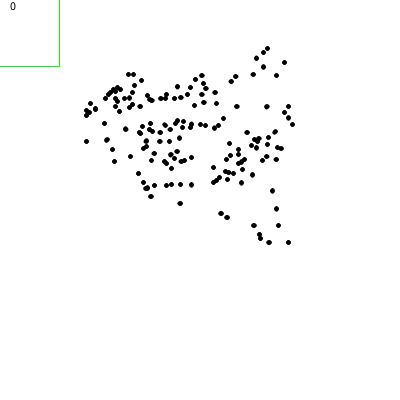
Frame 1 (no input)
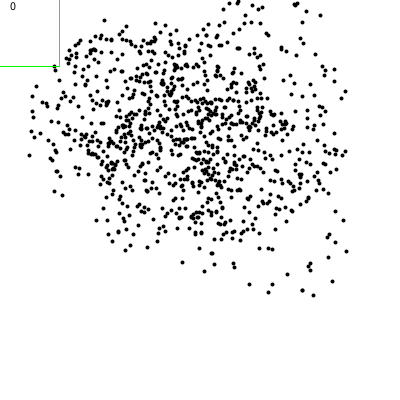
Frame 60 (the mouse pressed at the canvas centre just before this capture)
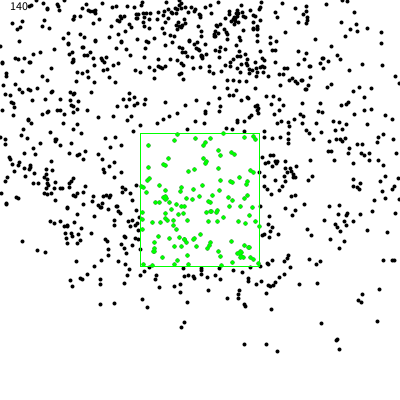
Frame 120 (the mouse held since frame 60 and released just before this capture)

The Processing sketch that drew these frames (run headless with seeded random() and noise(); from frame 60 on, the mouse is pressed at the canvas centre):

// Processing sketch: quadtree
// ── quadtree.pde
QuadTree quadtree;
ArrayList<Particle> particles = new ArrayList<Particle>();
Rectangle win;
boolean drawTree = false;
void setup() {
  size(400, 400);
  win = new Rectangle(0,0,width, height);
  quadtree = new QuadTree(win, 4);
  float xx = 0;
  float yy = 0;
  float zz = 0;
  for (int i = 0; i < 1000; i += 1) {
    float x = noise(xx + 10, yy + 10, zz + 10)*width;
    float y = noise(xx, yy, zz)*height;
    Particle p = new Particle(x, y);
    particles.add(p);
    quadtree.insert(p);
   // xx += 0.1;
    //yy += 0.1;
    zz += 0.1;
  }
  s = new Rectangle(random(width / 2), random(height / 2), random(width / 8, width / 2), random(height / 8, height / 2));
  //noLoop();
}

ArrayList<Particle> found = new ArrayList<Particle>();
Rectangle s = new Rectangle(random(width / 2), random(height / 2), random(10, 100), random(10, 100));
void draw() {
  s.x = mouseX - (s.w / 2);
  s.y = mouseY - (s.h / 2);
  background(255);
  quadtree.draw();

  stroke(0, 255, 0);
  strokeWeight(1);
  noFill();
  rect(s.x, s.y, s.w, s.h);
  found.clear();
  quadtree.query(s, found);
  //println(found.size());
  fill(0);
  text(found.size(), 10, 10);
  strokeWeight(4);
  for (Particle p : found) {
    point(p.pos.x, p.pos.y);
  }
  quadtree.reset();
  for (Particle p : particles) {
    p.update();
    quadtree.insert(p);
  }
}

//void mousePressed() {
//  quadtree.insert(new PVector(mouseX, mouseY));
//}

// ── Particle.pde
int particle_id = 0;
class Particle {
  PVector pos, newPos;
  PVector acc, vel;
  int id;
  {
    particle_id += 1;
    id = particle_id;
  }
  Particle(float x, float y) {
    pos = new PVector(x, y);
    newPos = pos.copy();
    acc = new PVector(0, 0);
    vel = PVector.random2D();
  }

  void applyForce(PVector force) {
    acc.add(force);
    acc.limit(4);
  }

  void update() {
    newPos.set(pos);
    vel.add(acc);
    acc.mult(0);
    newPos.add(vel);
    if (newPos.x >= width || newPos.x < 0) {
      vel.x *= -1;
    }

    if (newPos.y >= height || newPos.y < 0) {
      vel.y *= -1;
    }
    
    pos.add(vel);
  }
}

// ── QuadTreeClass.pde
class QuadTree {



  QuadTree topLeft = null;
  QuadTree topRight = null;
  QuadTree botLeft = null;
  QuadTree botRight = null;
  boolean divided = false;

  ArrayList<Particle> points = new ArrayList<Particle>();
  int capacity;
  Rectangle rec;
  QuadTree (Rectangle boundary, int capacity) {
    this.rec = boundary;
    this.capacity = capacity;
  }

  void query(Rectangle search, ArrayList<Particle> foundPoint) {
    //foundPoint.clear();
    //ArrayList<PVector> found = new ArrayList<PVector>();
    if (!rec.intersects(search)) {
    } else {
      for (Particle p : points) {
        if (search.contains(p)) {
          found.add(p);
        }
      }
    }

    if (divided) {
      topLeft.query(search, foundPoint);
      topRight.query(search, foundPoint);
      botLeft.query(search, foundPoint);
      botRight.query(search, foundPoint);
    }
  }

  void reset() {
    points.clear();
    topLeft = null;
    topRight = null;
    botLeft = null;
    botRight = null;
    divided = false;
  }


  void insert(Particle p) {
    if (!rec.contains(p)) return;

    if (points.size() < capacity) {
      points.add(p);
    } else {
      if (!divided) {
        subdivide();
      }
      topLeft.insert(p);
      topRight.insert(p);
      botLeft.insert(p);
      botRight.insert(p);
    }
  }

  void draw() {
    strokeWeight(1);
    noFill();
    stroke(0);
    if (drawTree) {
      rect(rec.x, rec.y, rec.w, rec.h);
    }
    strokeWeight(4);
    for (Particle p : points) {
      point(p.pos.x, p.pos.y);
    }

    if (divided) {
      topLeft.draw();
      topRight.draw();
      botLeft.draw();
      botRight.draw();
    }
  }



  void subdivide() {
    float ww = rec.w / 2;
    float hh = rec.h / 2;
    topLeft = new QuadTree(new Rectangle(rec.x, rec.y, ww, hh), capacity);
    topRight = new QuadTree(new Rectangle(rec.x + ww, rec.y, ww, hh), capacity);
    botLeft = new QuadTree(new Rectangle(rec.x, rec.y + hh, ww, hh), capacity);
    botRight = new QuadTree(new Rectangle(rec.x + ww, rec.y + hh, ww, hh), capacity);
    divided = true;
  }
}

// ── Rectangle.pde
class Rectangle {
  float x,y,w,h;
  float x1, x2;
  float y1, y2;
  Rectangle (float x, float y, float w, float h) {
    this.x = x;
    this.y = y;
    this.h = h;
    this.w = w;
    x1 = x;
    x2 = x + w;
    y1 = y;
    y2 = y + h;
  }
  
  boolean intersects(Rectangle B) {
    
    if (x1 < B.x2 && x2 > B.x1 && y1 > B.y2 && y2 < B.y1) {
      return false;
    }
    
    
    
    
    
    
    return true;
    
  }
  
  boolean contains(Particle p) {
    return contains(p.pos);
  }
  
  boolean contains(float px, float py) {
    if (px >= x && px < x + w && py >= y && py < y + h) {
      return true;
    } else {
      return false;
    }    
  }
  
  boolean contains(PVector p) {
    return contains(p.x, p.y);
  }
}
